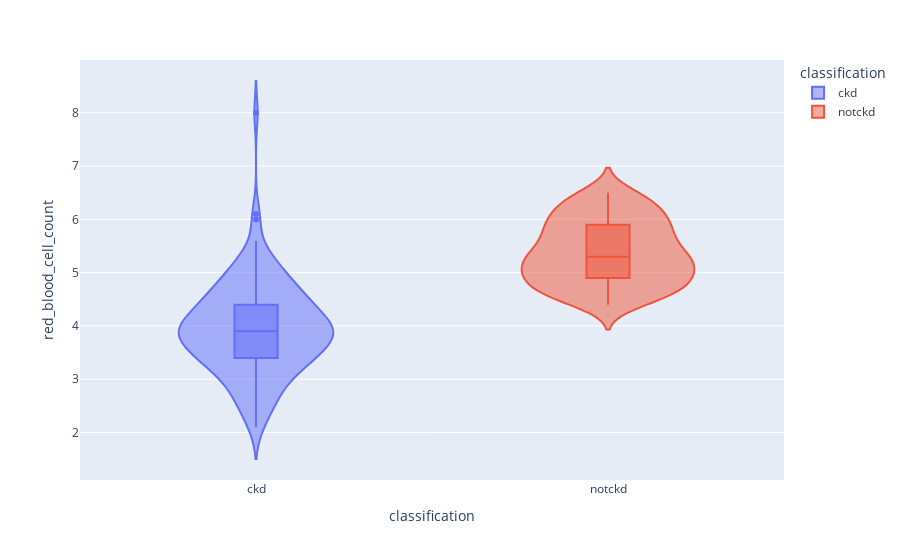

Notebook cell for this chart:
### Markdown cell above
1.RBC count range ~2 to <4.5 and Hemoglobin between 3 to <13 are mostly classified as positive for chronic kidney  
    disease(i.e ckd).
    2.RBC count range >4.5 to ~6.1 and Hemoglobin between >13 to 17.8 are classified as negative for chronic kidney 
    disease(i.e nockd).

### Code cell
violin('red_blood_cell_count')

### Figure 1 — Plotly figure (JSON) as saved in the notebook; plotly's stock layout.template omitted (floating-point values rounded to 4 significant figures; data arrays with more than 128 entries replaced by an {"elided": "..."} marker saying what was removed)
{"data": [{"alignmentgroup": "True", "box": {"visible": true}, "hovertemplate": "classification=%{x}<br>red_blood_cell_count=%{y}<extra></extra>", "legendgroup": "ckd", "marker": {"color": "#636efa"}, "name": "ckd", "offsetgroup": "ckd", "orientation": "v", "scalegroup": "True", "showlegend": true, "type": "violin", "x": {"elided": "250 str values"}, "x0": " ", "xaxis": "x", "y": {"elided": "250 float values"}, "y0": " ", "yaxis": "y"}, {"alignmentgroup": "True", "box": {"visible": true}, "hovertemplate": "classification=%{x}<br>red_blood_cell_count=%{y}<extra></extra>", "legendgroup": "notckd", "marker": {"color": "#EF553B"}, "name": "notckd", "offsetgroup": "notckd", "orientation": "v", "scalegroup": "True", "showlegend": true, "type": "violin", "x": {"elided": "150 str values"}, "x0": " ", "xaxis": "x", "y": {"elided": "150 float values"}, "y0": " ", "yaxis": "y"}], "layout": {"legend": {"title": {"text": "classification"}, "tracegroupgap": 0}, "margin": {"t": 60}, "violinmode": "overlay", "xaxis": {"anchor": "y", "categoryarray": ["ckd", "notckd"], "categoryorder": "array", "domain": [0, 1], "title": {"text": "classification"}}, "yaxis": {"anchor": "x", "domain": [0, 1], "title": {"text": "red_blood_cell_count"}}}}
